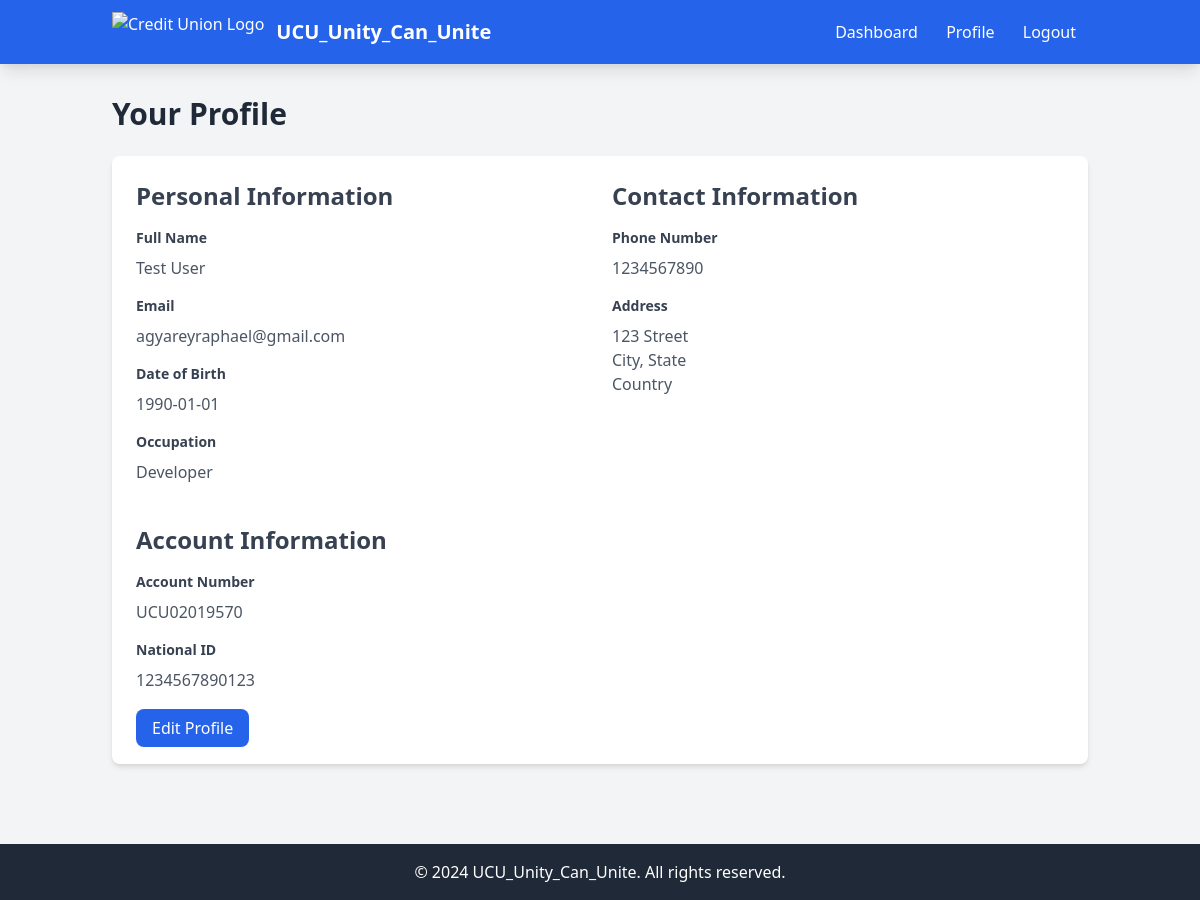
The app's page /profile (signed in), older data.
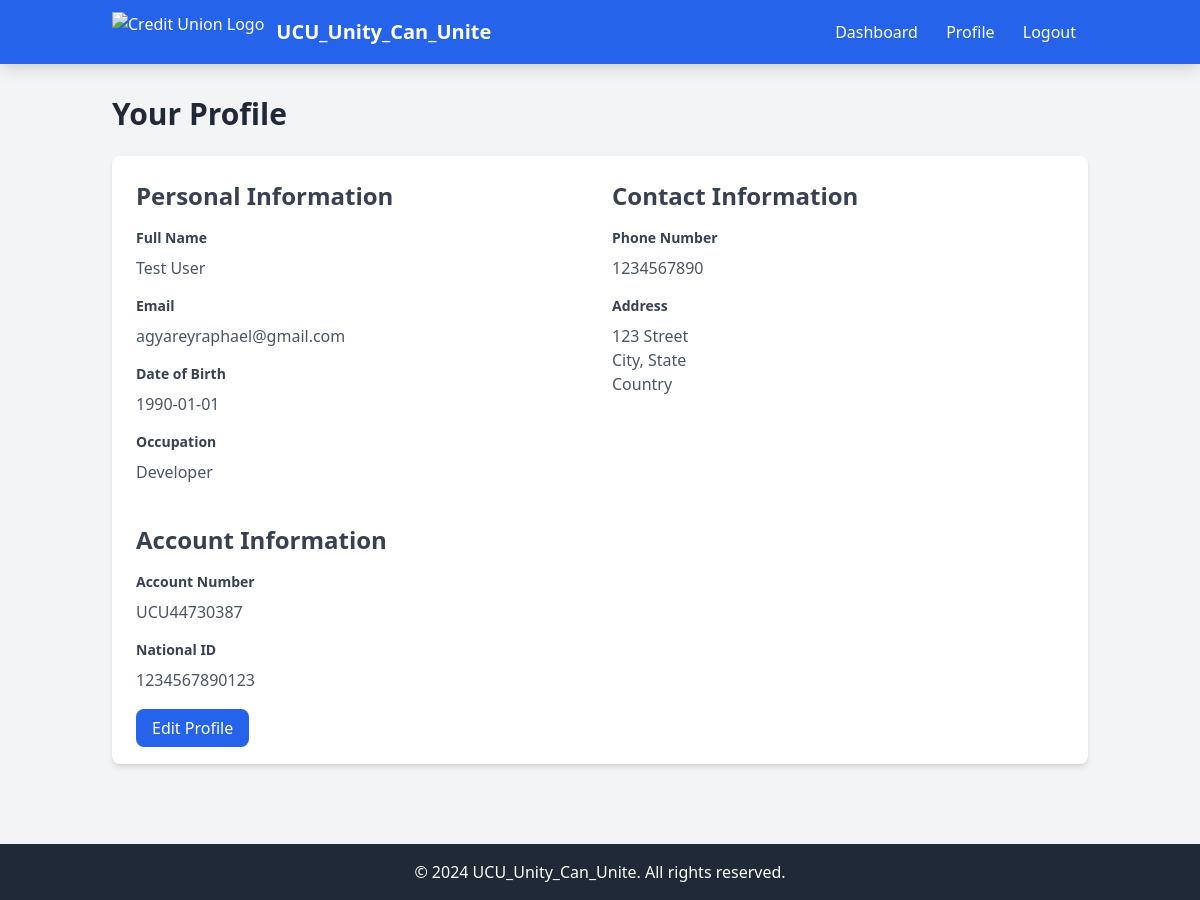
The same page, newer data.
### app.py (models this page shows, shortened)
class User(UserMixin, db.Model):
    __tablename__ = 'user'
    id = db.Column(db.Integer, primary_key=True)
    email = db.Column(db.String(120), unique=True, nullable=False)
    password_hash = db.Column(db.String(128), nullable=False)
    is_verified = db.Column(db.Boolean, default=False)
    is_admin = db.Column(db.Boolean, default=False)
    national_id = db.Column(db.String(20), unique=True, nullable=False)
    account_number = db.Column(db.String(20), unique=True)
    first_name = db.Column(db.String(50), nullable=False)
    last_name = db.Column(db.String(50), nullable=False)
    other_names = db.Column(db.String(50), nullable=True)
    date_of_birth = db.Column(db.Date, nullable=False)
    occupation = db.Column(db.String(100), nullable=False)
    phone_number = db.Column(db.String(20), nullable=False)
    address = db.Column(db.String(200), nullable=False)
    city = db.Column(db.String(100), nullable=False)
    state = db.Column(db.String(100), nullable=False)
    country = db.Column(db.String(100), nullable=False)
    national_id_file = db.Column(db.String(255), nullable=True)  # File path to uploaded National ID
    contributions = db.relationship('Contribution', backref='user', lazy=True)
    loans = db.relationship('Loan', backref='user', lazy=True, foreign_keys='Loan.user_id')
    guarantees = db.relationship('Loan', backref='guarantor', lazy=True, foreign_keys='Loan.guarantor_id')

### app.py (the view)
@app.route('/profile')
@login_required
def profile():
    return render_template('profile.html', user=current_user)

### app.py (called while the page is built)
@login_manager.user_loader
def load_user(user_id):
    return User.query.get(int(user_id))

### templates/profile.html (shortened to what the changed rows need)
<!DOCTYPE html>
<html lang="en">
  <head>
    <link
      href="https://cdnjs.cloudflare.com/ajax/libs/tailwindcss/2.2.19/tailwind.min.css"
      rel="stylesheet"
    />
  </head>
  <body class="bg-gray-100">
    <div class="container mx-auto px-6 py-8">
      <h1 class="text-3xl font-bold text-gray-800 mb-6">Your Profile</h1>
      <div class="bg-white rounded-lg shadow-md p-6">
        <div class="grid grid-cols-1 md:grid-cols-2 gap-6">
          <div>
            <h2 class="text-2xl font-semibold mb-4 text-gray-700">
              Personal Information
            </h2>
            <div class="mb-4">
              <label class="block text-gray-700 text-sm font-bold mb-2"
                >Full Name</label
              >
              <p class="text-gray-600">
                {{ user.first_name }} {{ user.last_name }}
              </p>
            </div>
            <div class="mb-4">
              <label class="block text-gray-700 text-sm font-bold mb-2"
                >Email</label
              >
              <p class="text-gray-600">{{ user.email }}</p>
            </div>
            <div class="mb-4">
              <label class="block text-gray-700 text-sm font-bold mb-2"
                >Date of Birth</label
              >
              <p class="text-gray-600">{{ user.date_of_birth }}</p>
            </div>
            <div class="mb-4">
              <label class="block text-gray-700 text-sm font-bold mb-2"
                >Occupation</label
              >
              <p class="text-gray-600">{{ user.occupation }}</p>
            </div>
          </div>
          <div>
            <h2 class="text-2xl font-semibold mb-4 text-gray-700">
              Contact Information
            </h2>
            <div class="mb-4">
              <label class="block text-gray-700 text-sm font-bold mb-2"
                >Phone Number</label
              >
              <p class="text-gray-600">{{ user.phone_number }}</p>
            </div>
            <div class="mb-4">
              <label class="block text-gray-700 text-sm font-bold mb-2"
                >Address</label
              >
              <p class="text-gray-600">{{ user.address }}</p>
              <p class="text-gray-600">
                {{ user.city }}, {{ user.state }} {{ user.zip_code }}
              </p>
              <p class="text-gray-600">{{ user.country }}</p>
            </div>
          </div>
        </div>
        <div class="mt-6">
          <h2 class="text-2xl font-semibold mb-4 text-gray-700">
            Account Information
          </h2>
          <div class="mb-4">
            <label class="block text-gray-700 text-sm font-bold mb-2"
              >Account Number</label
            >
            <p class="text-gray-600">{{ user.account_number }}</p>
          </div>
          <div class="mb-4">
            <label class="block text-gray-700 text-sm font-bold mb-2"
              >National ID</label
            >
            <p class="text-gray-600">{{ user.national_id }}</p>
          </div>
        </div>
      </div>
    </div>
  </body>
</html>

Row changes from the older to the newer data that the page shows:
changed User "Test": account_number "UCU02019570" → "UCU44730387"
